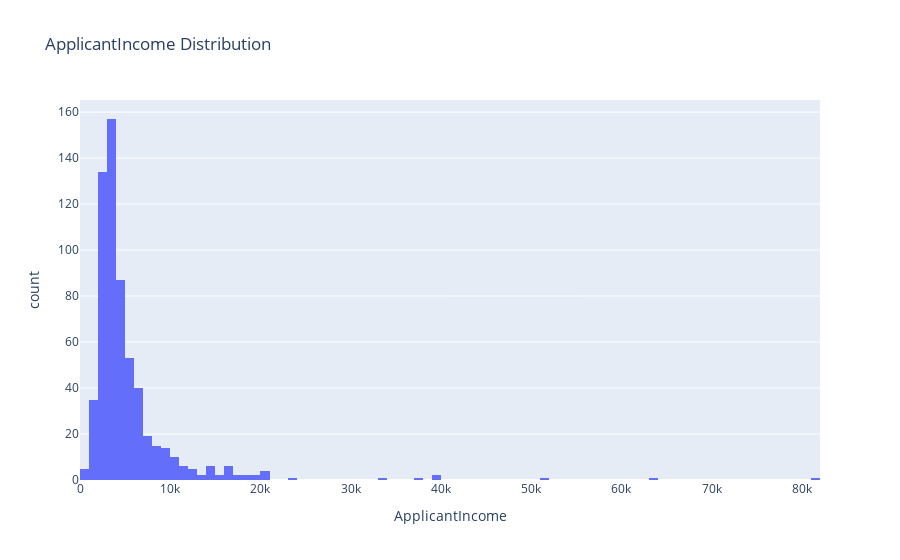

The code cell stored with this chart in its notebook:
### Markdown cell above
### Distribution of the `Applicant Income`

### Code cell
fig_ApplicantIncome_status = px.histogram(data_frame = data,
                               x = 'ApplicantIncome',
                               title = 'ApplicantIncome Distribution')
fig_ApplicantIncome_status.show()

### Figure 1 — Plotly figure (JSON) as saved in the notebook; plotly's stock layout.template omitted (floating-point values rounded to 4 significant figures; data arrays with more than 128 entries replaced by an {"elided": "..."} marker saying what was removed)
{"data": [{"alignmentgroup": "True", "bingroup": "x", "hovertemplate": "ApplicantIncome=%{x}<br>count=%{y}<extra></extra>", "legendgroup": "", "marker": {"color": "#636efa", "pattern": {"shape": ""}}, "name": "", "offsetgroup": "", "orientation": "v", "showlegend": false, "type": "histogram", "x": {"elided": "614 int values"}, "xaxis": "x", "yaxis": "y"}], "layout": {"barmode": "relative", "legend": {"tracegroupgap": 0}, "title": {"text": "ApplicantIncome Distribution"}, "xaxis": {"anchor": "y", "domain": [0, 1], "title": {"text": "ApplicantIncome"}}, "yaxis": {"anchor": "x", "domain": [0, 1], "title": {"text": "count"}}}}
